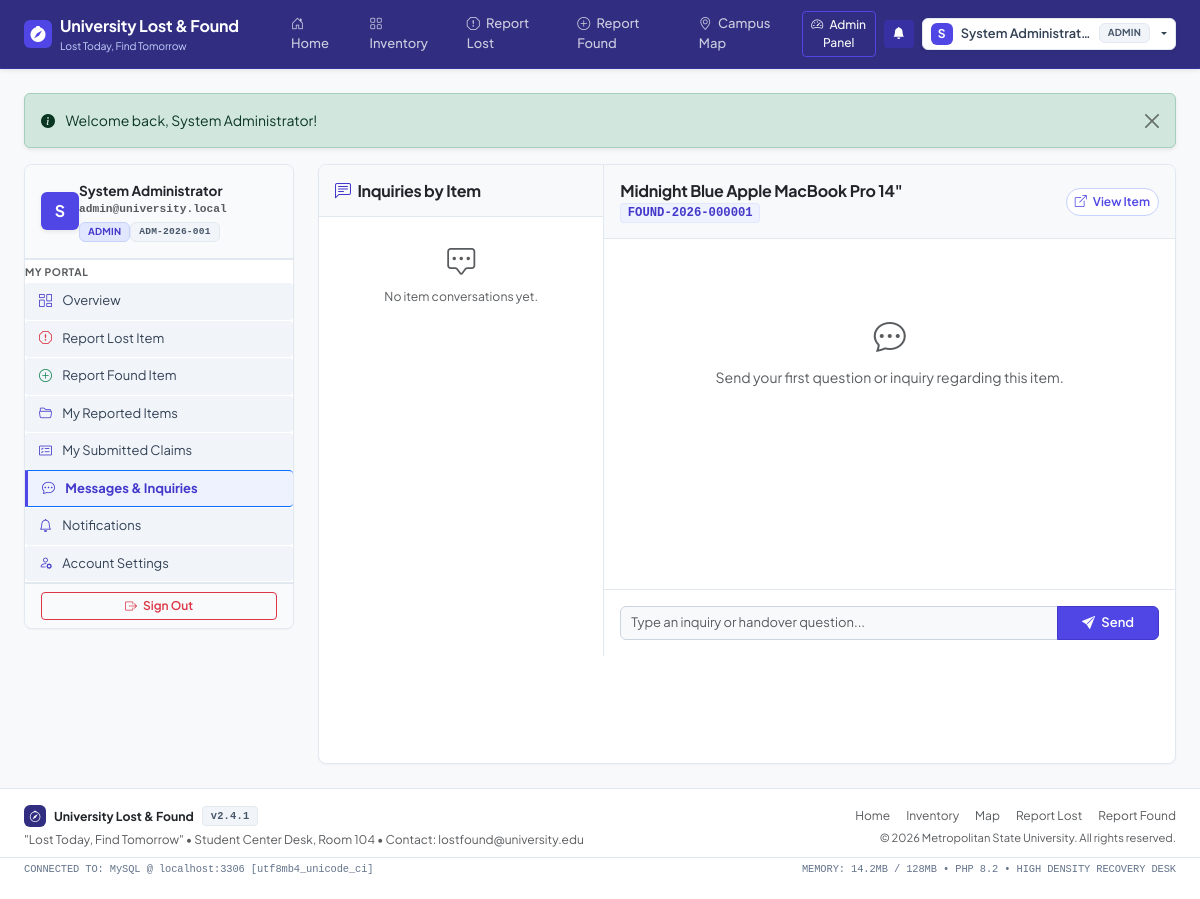
/messages.php?item_id=1 (signed in), run on the app's committed database.
### tables this page shows
CREATE TABLE `items` (
  `id` INT UNSIGNED NOT NULL AUTO_INCREMENT,
  `reference_code` VARCHAR(30) NOT NULL UNIQUE,
  `type` ENUM('lost', 'found') NOT NULL,
  `title` VARCHAR(200) NOT NULL,
  `description` TEXT NOT NULL,
  `category_id` INT UNSIGNED NOT NULL,
  `brand` VARCHAR(100) NULL,
  `model` VARCHAR(100) NULL,
  `color` VARCHAR(50) NULL,
  `serial_number` VARCHAR(100) NULL,
  `identification_details` TEXT NULL,
  `date_lost` DATE NULL,
  `date_found` DATE NULL,
  `time_lost` TIME NULL,
  `time_found` TIME NULL,
  `location_id` INT UNSIGNED NOT NULL,
  `reported_by` INT UNSIGNED NOT NULL,
  `has_physical_possession` TINYINT(1) NOT NULL DEFAULT 1,
  `status` ENUM('pending', 'approved', 'rejected', 'available', 'claimed', 'under_verification', 'ready_for_handover', 'returned', 'unclaimed', 'disposed', 'cancelled') NOT NULL DEFAULT 'pending',
  `privacy_level` ENUM('public', 'restricted') NOT NULL DEFAULT 'public',
  `approved_by` INT UNSIGNED NULL,
  `approved_at` DATETIME NULL,
  `rejection_reason` TEXT NULL,
  `created_at` TIMESTAMP NOT NULL DEFAULT CURRENT_TIMESTAMP,
  `updated_at` TIMESTAMP NOT NULL DEFAULT CURRENT_TIMESTAMP ON UPDATE CURRENT_TIMESTAMP,
  PRIMARY KEY (`id`),
  KEY `fk_items_category` (`category_id`),
  KEY `fk_items_location` (`location_id`),
  KEY `fk_items_reporter` (`reported_by`),
  KEY `fk_items_approver` (`approved_by`),
  CONSTRAINT `fk_items_category` FOREIGN KEY (`category_id`) REFERENCES `categories` (`id`),
  CONSTRAINT `fk_items_location` FOREIGN KEY (`location_id`) REFERENCES `locations` (`id`),
  CONSTRAINT `fk_items_reporter` FOREIGN KEY (`reported_by`) REFERENCES `users` (`id`) ON DELETE CASCADE,
  CONSTRAINT `fk_items_approver` FOREIGN KEY (`approved_by`) REFERENCES `users` (`id`) ON DELETE SET NULL
);

### classes/Database.php (called while the page is built, shortened)
<?php
class Database {
    private static ?Database $instance = null;
    private ?PDO $pdo = null;
    private function __construct() {
        $host = defined('DB_HOST') ? DB_HOST : 'localhost';
        $db   = defined('DB_NAME') ? DB_NAME : 'university_lost_found';
        $user = defined('DB_USER') ? DB_USER : 'root';
        $pass = defined('DB_PASS') ? DB_PASS : '';
        $port = defined('DB_PORT') ? DB_PORT : 3306;
        $charset = defined('DB_CHARSET') ? DB_CHARSET : 'utf8mb4';
        $dsn = "mysql:host={$host};port={$port};dbname={$db};charset={$charset}";
        $options = [
            PDO::ATTR_ERRMODE            => PDO::ERRMODE_EXCEPTION,
            PDO::ATTR_DEFAULT_FETCH_MODE => PDO::FETCH_ASSOC,
            PDO::ATTR_EMULATE_PREPARES   => false,
            PDO::MYSQL_ATTR_INIT_COMMAND => "SET NAMES {$charset} COLLATE utf8mb4_unicode_ci"
        ];
        try {
            $this->pdo = new PDO($dsn, $user, $pass, $options);
        } catch (PDOException $e) {
            error_log("PDO Connection Failed: " . $e->getMessage());
            throw new Exception("Unable to connect to the university database. Please check MySQL service.");
        }
    }
    public static function getInstance(): Database {
        if (self::$instance === null) {
            self::$instance = new Database();
        }
        return self::$instance;
    }
    public function getConnection(): ?PDO {
        return $this->pdo;
    }
}

### classes/Item.php (called while the page is built, shortened)
<?php
require_once __DIR__ . '/Database.php';
class Item {
    private PDO $pdo;
    public function __construct() {
        $this->pdo = Database::getInstance()->getConnection();
    }
    public function findById(int $id, bool $includePrivate = false): ?array {
        $sql = "SELECT i.*, c.name AS category_name, c.icon AS category_icon,
                       l.name AS location_name, l.building, l.campus, l.latitude, l.longitude,
                       u.full_name AS reporter_name, u.university_id AS reporter_uid, u.email AS reporter_email, u.phone AS reporter_phone,
                       s.id AS storage_id, s.storage_location_id, sl.name AS storage_name, sl.room AS storage_room, sl.shelf AS storage_shelf, sl.box AS storage_box, sl.position AS storage_position
                FROM items i
                LEFT JOIN categories c ON i.category_id = c.id
                LEFT JOIN locations l ON i.location_id = l.id
                LEFT JOIN users u ON i.reported_by = u.id
                LEFT JOIN item_storage s ON i.id = s.item_id
                LEFT JOIN storage_locations sl ON s.storage_location_id = sl.id
                WHERE i.id = :id LIMIT 1";
        $stmt = $this->pdo->prepare($sql);
        $stmt->execute(['id' => $id]);
        $item = $stmt->fetch();
        $imgStmt = $this->pdo->prepare("SELECT * FROM item_images WHERE item_id = :id ORDER BY is_primary DESC, id ASC");
        $imgStmt->execute(['id' => $id]);
        $item['images'] = $imgStmt->fetchAll();
        return $item;
    }
}

### messages.php (the view, shortened to what this page needs)
<?php
require_once __DIR__ . '/includes/auth-check.php';
require_once __DIR__ . '/classes/Item.php';
require_once __DIR__ . '/classes/Database.php';
$userId = (int)$currentUser['id'];
$pdo = Database::getInstance()->getConnection();
$selectedItemId = (int)($_GET['item_id'] ?? 0);
$threadsSql = "SELECT DISTINCT m.item_id, i.reference_code, i.title, i.type,
                      (SELECT message FROM messages WHERE item_id = m.item_id ORDER BY created_at DESC LIMIT 1) AS last_message,
                      (SELECT created_at FROM messages WHERE item_id = m.item_id ORDER BY created_at DESC LIMIT 1) AS last_time
               FROM messages m
               JOIN items i ON m.item_id = i.id
               WHERE m.sender_id = :uid OR m.receiver_id = :uid
               ORDER BY last_time DESC";
$tStmt = $pdo->prepare($threadsSql);
$tStmt->execute(['uid' => $userId]);
$threads = $tStmt->fetchAll();
$activeMessages = [];
$activeItem = null;
if ($selectedItemId > 0) {
    $itemModel = new Item();
    $activeItem = $itemModel->findById($selectedItemId, true);
    $msgSql = "SELECT m.*, u.full_name AS sender_name, u.role AS sender_role
               FROM messages m
               JOIN users u ON m.sender_id = u.id
               WHERE m.item_id = :item_id AND (m.sender_id = :uid OR m.receiver_id = :uid OR :is_staff = 1)
               ORDER BY m.created_at ASC";
    $mStmt = $pdo->prepare($msgSql);
    $mStmt->execute([
        'item_id'  => $selectedItemId,
        'uid'      => $userId,
        'is_staff' => in_array($currentUser['role'], ['admin', 'officer']) ? 1 : 0
    ]);
    $activeMessages = $mStmt->fetchAll();
}
require_once __DIR__ . '/includes/header.php';
require_once __DIR__ . '/includes/navbar.php';
?>
<div class="container-fluid px-lg-4 py-4">
    <?= renderFlash() ?>
    <div class="row g-4">
        <div class="col-lg-3">
            <?php require_once __DIR__ . '/includes/sidebar.php'; ?>
        </div>
        <div class="col-lg-9">
            <div class="card border-0 shadow-sm rounded-4 bg-white overflow-hidden" style="min-height: 600px;">
                <div class="row g-0 h-100">
                    <div class="col-md-4 border-end">
                        <div class="p-3 border-bottom bg-light">
                            <h6 class="fw-bold mb-0 text-dark"><i class="bi bi-chat-left-text me-1 text-primary"></i> Inquiries by Item</h6>
                        </div>
                        <div class="list-group list-group-flush overflow-auto" style="max-height: 520px;">
                            <?php if (empty($threads)): ?>
                                <div class="p-4 text-center text-muted small">
                                    <i class="bi bi-chat-square-dots fs-3 d-block mb-1"></i>
                                    No item conversations yet.
                                </div>
                            <?php endif; ?>
                        </div>
                    </div>
                    <div class="col-md-8 d-flex flex-column justify-content-between">
                        <?php if ($activeItem): ?>
                            <div class="p-3 border-bottom bg-light d-flex justify-content-between align-items-center">
                                <div>
                                    <h6 class="fw-bold mb-0 text-dark"><?= e($activeItem['title']) ?></h6>
                                    <code class="small text-primary"><?= e($activeItem['reference_code']) ?></code>
                                </div>
                                <a href="<?= APP_URL ?>/item-details.php?ref=<?= e($activeItem['reference_code']) ?>" class="btn btn-outline-primary btn-sm rounded-pill">
                                    <i class="bi bi-box-arrow-up-right me-1"></i> View Item
                                </a>
                            </div>
                            <div class="p-4 overflow-auto flex-grow-1" style="max-height: 420px; min-height: 350px;">
                                <?php if (empty($activeMessages)): ?>
                                    <div class="text-center text-muted py-5">
                                        <i class="bi bi-chat-dots fs-2 d-block mb-2"></i>
                                        Send your first question or inquiry regarding this item.
                                    </div>
                                <?php endif; ?>
                            </div>
                            <div class="p-3 border-top bg-white">
                                <form method="POST" action="<?= APP_URL ?>/messages.php">
                                    <div class="input-group">
                                        <input type="text" name="message" class="form-control bg-light" placeholder="Type an inquiry or handover question..." required autocomplete="off">
                                        <button type="submit" class="btn btn-primary px-4 fw-semibold">
                                            <i class="bi bi-send-fill me-1"></i> Send
                                        </button>
                                    </div>
                                </form>
                            </div>
                        <?php endif; ?>
                    </div>
                </div>
            </div>
        </div>
    </div>
</div>
<?php require_once __DIR__ . '/includes/footer.php'; ?>

### assets/css/style.css (style rules this page uses)
:root { --bs-primary: #4338ca; --bs-primary-rgb: 67, 56, 202; --bs-primary-hover: #3730a3; --bs-indigo-900: #312e81; --bs-indigo-800: #3730a3; --bs-indigo-600: #4f46e5; --bs-indigo-50: #eef2ff; --bs-indigo-100: #e0e7ff; --bs-secondary: #64748b; --bs-body-bg: #f1f5f9; --bs-body-color: #1e293b; --bs-border-color: #e2e8f0; --bs-card-border-radius: 8px; --bs-border-radius: 6px; --bs-border-radius-sm: 4px; --bs-border-radius-lg: 8px; --bs-font-sans-serif: 'Plus Jakarta Sans', -apple-system, BlinkMacSystemFont, 'Segoe UI', Roboto, Helvetica, Arial, sans-serif; --bs-font-monospace: ui-monospace, SFMono-Regular, Menlo, Monaco, Consolas, "Liberation Mono", "Courier New", monospace; }
body { font-family: var(--bs-font-sans-serif); background-color: #f1f5f9; color: #1e293b; font-size: 0.875rem; line-height: 1.5; -webkit-font-smoothing: antialiased; }
h1, h2, h3, h4, h5, h6, .h1, .h2, .h3, .h4, .h5, .h6 { color: #0f172a; font-weight: 700; letter-spacing: -0.015em; }
code, kbd, samp, pre, .font-monospace { font-family: var(--bs-font-monospace) !important; font-size: 0.775rem; font-weight: 600; }
code { color: #4338ca; background-color: #eef2ff; padding: 0.15rem 0.4rem; border-radius: 4px; border: 1px solid #e0e7ff; }
.card { background-color: #ffffff; border: 1px solid #e2e8f0 !important; border-radius: 8px !important; box-shadow: 0 1px 2px 0 rgba(0, 0, 0, 0.04) !important; }
.btn { font-size: 0.8125rem; font-weight: 600; border-radius: 6px; padding: 0.375rem 0.75rem; transition: all 0.15s ease-in-out; }
.btn-sm { font-size: 0.75rem; padding: 0.25rem 0.5rem; border-radius: 4px; }
.btn-primary { background-color: #4f46e5; border-color: #4338ca; color: #ffffff; }
.btn-outline-primary { color: #4f46e5; border-color: #c7d2fe; background-color: #ffffff; }
.form-control, .form-select { font-size: 0.8125rem; border: 1px solid #cbd5e1; border-radius: 6px; padding: 0.375rem 0.625rem; background-color: #ffffff; color: #1e293b; }

### data on the page
items: title "Midnight Blue Apple MacBook Pro 14\"", reference_code "FOUND-2026-000001"

### other printed values
APP_NAME "University Lost & Found"
APP_SLOGAN "Lost Today, Find Tomorrow"
substr($user['full_name'], 0, 1) "S"
$user['full_name'] "System Administrat…"
$user['role'] "ADMIN"
$msg "Welcome back, System Administrator!"
substr($user['full_name'] ?? 'U', 0, 1) "S"
$user['full_name'] "System Administrator"
$user['email'] "admin@university.local"
$role "ADMIN"
$user['university_id'] "ADM-2026-001"
